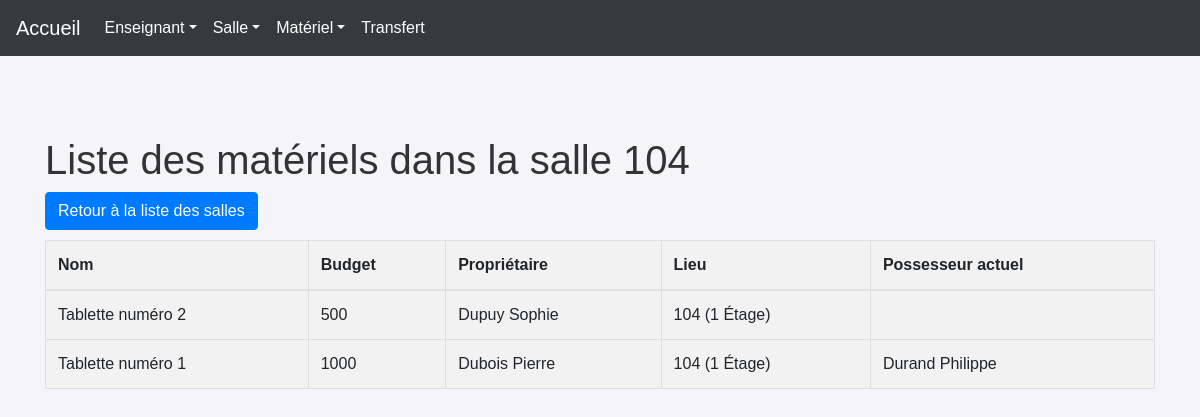
The page /liste_materiels_salle/5/ on the database its author committed.
### gestion_de_materiel/models.py (models this page shows, shortened)
class Salle(models.Model):
    nom = models.CharField(
        max_length=50,
        blank=False,
        null=True,
        default='aucun'
    )
    etage = models.CharField(
        max_length=50,
        blank=False,
        null=True,
        default='aucun'
    )

class Materiel(models.Model):
    nom = models.CharField(
        max_length=100,
        blank=False,
        null=True,
        default=''
    )
    budget = models.CharField(
        max_length=100,
        blank=False,
        null=True,
        default=''
    )
    proprietaire = models.ForeignKey(
        Enseignant,
        on_delete=models.CASCADE,
        null=True,
        related_name='materiels_possedes'
    )
    lieu = models.ForeignKey(
        Salle,
        on_delete=models.CASCADE,
        null=True
    )
    possesseur = models.ForeignKey(
        Enseignant,
        on_delete=models.CASCADE,
        null=True,
        blank=True,
        related_name='materiels_en_possession'
    )

class Enseignant(models.Model):
    nom = models.CharField(
        max_length=50,
        blank=False,
        null=True,
        default='aucun'
    )
    prenom = models.CharField(
        max_length=50,
        blank=False,
        null=True,
        default='aucun'
    )

### gestion_de_materiel/views.py (the view)
# urls.py: path('liste_materiels_salle/<int:salle_id>/', views.liste_materiels_salle, name='liste_materiels_salle'),
def liste_materiels_salle(request, salle_id):
    salle = get_object_or_404(Salle, id=salle_id)
    materiels = Materiel.objects.filter(lieu=salle)
    return render(request, 'gestion_de_materiel/salle/liste_materiels_salle.html', {'salle': salle, 'materiels': materiels})

### templates/gestion_de_materiel/salle/liste_materiels_salle.html (shortened to what this page needs)
<!DOCTYPE html>
<html>
<head>
    <link rel="stylesheet" href="https://stackpath.bootstrapcdn.com/bootstrap/4.5.0/css/bootstrap.min.css">
</head>
<body>
    {% include 'gestion_de_materiel/includes/entete.html' %}
    <div class="container">
        <h1>Liste des matériels dans la salle {{ salle.nom }}</h1>
        <a href="{% url 'liste_salles' %}" class="btn btn-primary">Retour à la liste des salles</a>
        <table class="table table-striped">
            <thead>
                <tr>
                    <th>Nom</th>
                    <th>Budget</th>
                    <th>Propriétaire</th>
                    <th>Lieu</th>
                    <th>Possesseur actuel</th>
                </tr>
            </thead>
            <tbody>
                {% for materiel in materiels %}
                    <tr>
                        <td>{{ materiel.nom }}</td>
                        <td>{{ materiel.budget }}</td>
                        <td>{{ materiel.proprietaire.nom }} {{ materiel.proprietaire.prenom }}</td>
                        <td>
                            {% if materiel.lieu.etage == 'rez-de-chaussee' %}
                                {{ materiel.lieu.nom }} ({{ materiel.lieu.etage }})
                            {% else %}
                                {{ materiel.lieu.nom }} ({{ materiel.lieu.etage }} Étage)
                            {% endif %}
                        </td>
                        <td>{{ materiel.possesseur.nom }} {{ materiel.possesseur.prenom }}</td>
                    </tr>
                {% empty %}
                    <tr>
                        <td colspan="5">Aucun matériel trouvé.</td>
                    </tr>
                {% endfor %}
            </tbody>
        </table>
    </div>
</body>
</html>

### templates/gestion_de_materiel/salle/liste_materiels_salle.html (style rules this page uses)
body { font-family: Arial, sans-serif; background-color: #f4f4f9; color: #333; }
.container { margin-top: 20px; }
.btn-primary { background-color: #007bff; border: none; }
h1 { margin-bottom: 20px; }
table { background-color: #fff; border-collapse: collapse; width: 100%; }
th, td { border: 1px solid #ddd; padding: 8px; text-align: left; }
th { background-color: #f2f2f2; }
tr:nth-child(even) { background-color: #f2f2f2; }

### templates/gestion_de_materiel/includes/entete.html (style rules this page uses)
body { font-family: Arial, sans-serif; background-color: #f4f4f9; color: #333; }

### rows shown on the page
Salle: nom "104"
Materiel: nom "Tablette numéro 2", budget "500", proprietaire.nom "Dupuy", proprietaire.prenom "Sophie", lieu.nom "104", lieu.etage "1"
Materiel: nom "Tablette numéro 1", budget "1000", proprietaire.nom "Dubois", proprietaire.prenom "Pierre", lieu.nom "104", lieu.etage "1", possesseur.nom "Durand", possesseur.prenom "Philippe"
